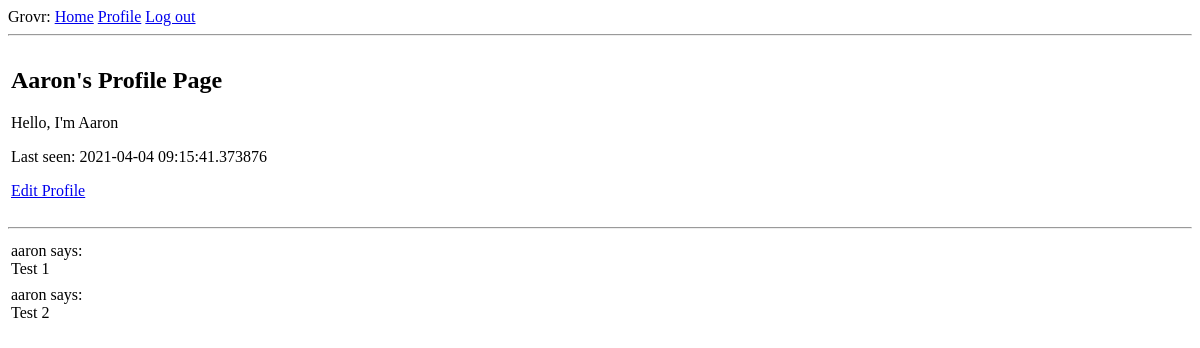
The page /user/aaron (signed in) on the database as committed earlier.
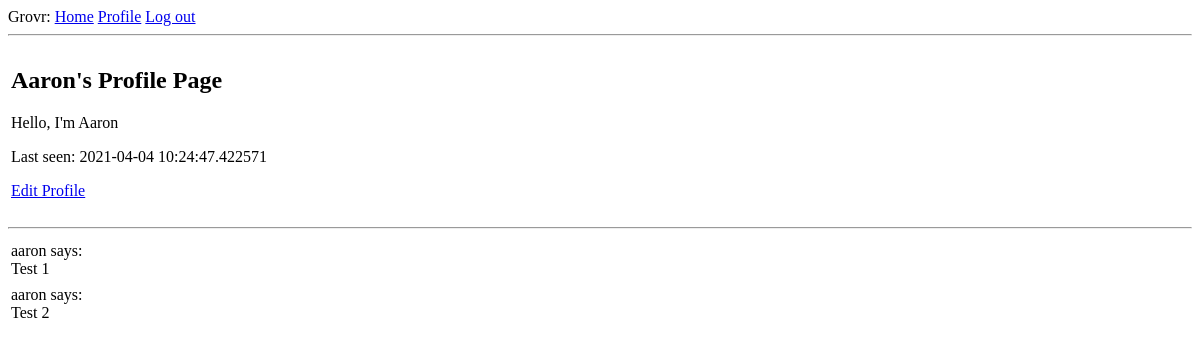
The same page on the database as committed later.
### app/models.py (models this page shows, shortened)
class User(UserMixin, db.Model):
    id = db.Column(db.Integer, primary_key=True)
    username = db.Column(db.String(64), index=True, unique=True)
    email = db.Column(db.String(128), index=True, unique=True)
    password_hash = db.Column(db.String(128))
    about_me = db.Column(db.String(140))
    last_seen = db.Column(db.DateTime, default=dt.utcnow)

### app/routes.py (the view)
@app.route('/user/<username>')
@login_required
def user(username):
    user = User.query.filter_by(username=username).first_or_404()
    posts = [
        {'author': user, 'body': 'Test 1'},
        {'author': user, 'body': 'Test 2'}
    ]
    return render_template('user.html', user=user, posts=posts)

### app/models.py (called while the page is built)
@login.user_loader
def load_user(id):
    return User.query.get(int(id))

### app/routes.py (called while the page is built)
@app.before_request
def before_request():
    if current_user.is_authenticated:
        current_user.last_seen = dt.utcnow()
        db.session.commit()

### app/templates/user.html
{% extends "base.html" %}
{% block content %}
<table>
    <tr valign='top'>
        <td><h2>{{ user.username|capitalize }}'s Profile Page</h2>
            {% if user.about_me %}<p>{{ user.about_me }}</p>{% endif %}
            {% if user.last_seen %}<p>Last seen: {{ user.last_seen }}</p>{% endif %}
            {% if user == current_user  %}
            <p><a href="{{ url_for('edit_profile') }}">Edit Profile</a></p>
            {% endif %}
        </td>
    </tr>
</table>
<hr>
{% for post in posts %}
    {% include "_post.html" %}
{% endfor %}
{% endblock content %}

### app/templates/base.html (shortened to what this page needs)
<!DOCTYPE html>
<html lang="en">
<head>
</head>
<body>
    <div>Grovr:
        <a href="{{ url_for('index') }}">Home</a>
        {% if current_user.is_anonymous %}
        <a href="{{ url_for('login') }}">Log in</a>
        {% else %}
        <a href="{{ url_for('user', username=current_user.username) }}">Profile</a>
        <a href="{{ url_for('logout') }}">Log out</a>
        {% endif %}
    </div>
    <hr>
    {% block content %}
    {% endblock %}
</body>
</html>

### app/templates/_post.html (shortened to what this page needs)
<table>
        <td>{{ post.author.username }} says:<br>{{ post.body }}</td>
</table>

Rows that differ between the two databases and show on the page:
changed User "Aaron": last_seen "2021-04-04 09:15:41.373876" → "2021-04-04 10:24:47.422571"
